Frame 1 (no input): blank canvas, image omitted
Frame 60 (no input): blank canvas, image omitted
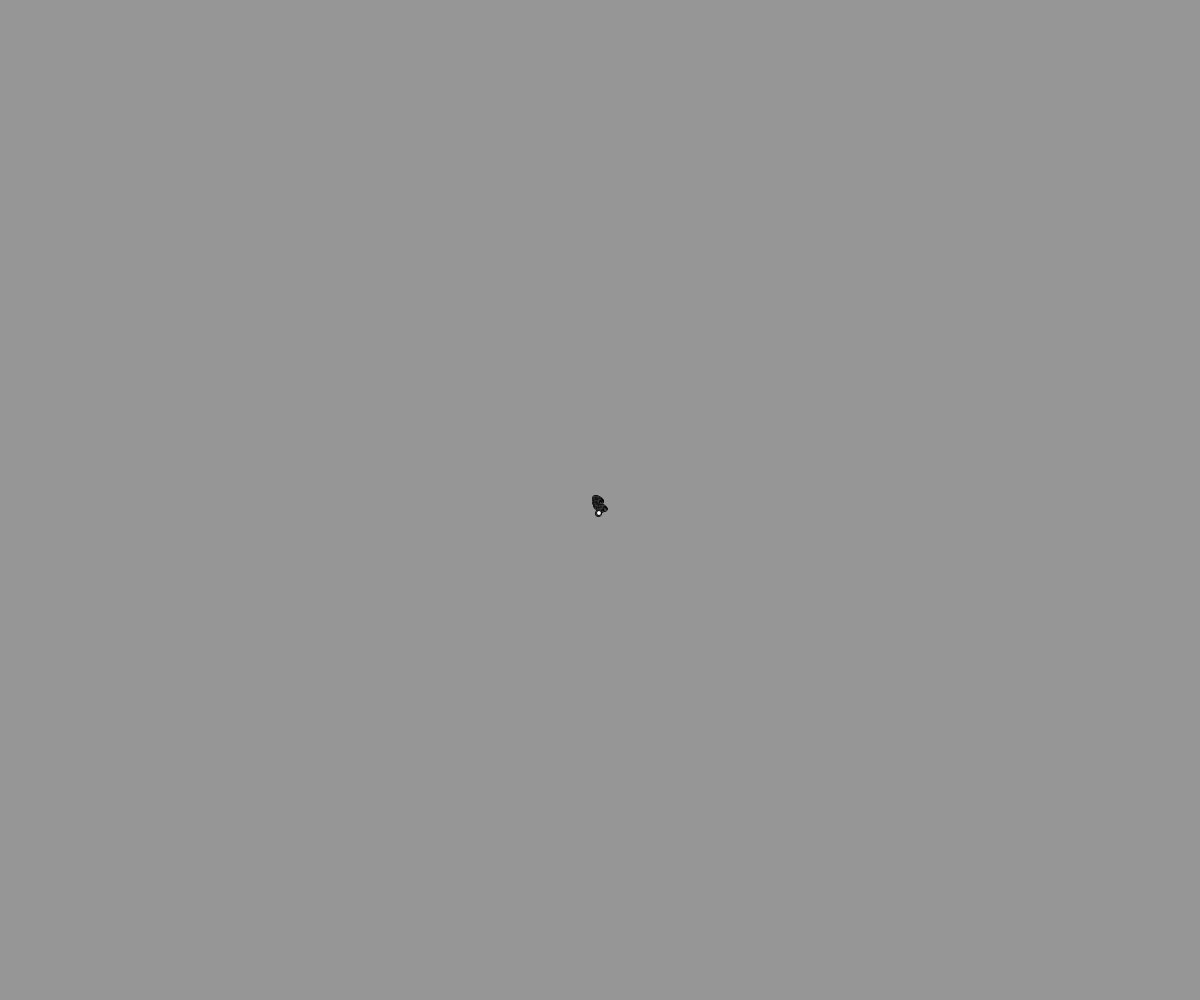
Frame 120 (the mouse pressed at the canvas centre since frame 60)

The p5.js sketch whose frames 1 and 60 were blank and that drew this single picture after the mouse press (run headless with seeded random() and noise() and a simulated clock; from frame 60 on, the mouse is pressed at the canvas centre):

// p5.js sketch
// ── sketch.js
// The Nature of Code
// Daniel Shiffman
// http://natureofcode.com

let walker;

function setup() {
  createCanvas(windowWidth, windowHeight);
  walker = new Walker();
  background(150);
}

function draw() {
  walker.step();
  walker.render();
}

// --------CLASS Template---------
class Walker {
  constructor() {
    // set coordinate to center
    this.x = width / 2;
    this.y = height / 2;
  }

  render() {
    stroke(0);
    //point(this.x, this.y);
    circle(this.x, this.y, 5);
  }

  step() {
    var choice = floor(random(4)); // floor to convert float into integer

    // pick 1 direction out of 4, each frame
    if (choice === 0) {
      this.x++;
    } else if (choice == 1) {
      this.x--;
    } else if (choice == 2) {
      this.y++;
    } else {
      this.y--;
    }

    this.x = constrain(this.x, 0, width - 1);
    this.y = constrain(this.y, 0, height - 1);
  }
}
